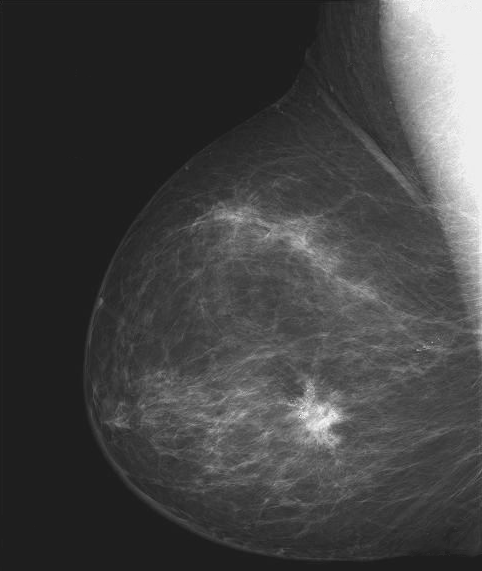
%> input picture Lab3-Intensity-transformation-main/assets/breastXray.tif, 482 x 571 px
$ octave Lab3.m   (GNU Octave 9; MATLAB toolbox functions it lacks are replaced by stand-ins)
%> lines starting %> are read from the running program, lines starting %| are printed output that depends on the picture
%% Task 1 - Check what is on image file breastXray.tif stored in the assets folder and read the image data into the matrix f, and display it:

clear all
imfinfo('assets/breastXray.tif')
f = imread('assets/breastXray.tif');
%> f is the input picture: size 571x482 uint8; min 21, max 255, mean 66.7
imshow(f)
%% Check the dimension of f on the right window pane of Matlab. Examine the image data stored:

f(3,10)             % print the intensity of pixel(3,10)
%> ans = 28
imshow(f(1:241,:))  % display only top half of the image

%% Show only right side of image

imshow(f(:, (482/2):end))
%% To find the maximum and minimum intensity values of the image, do this:

[fmin, fmax] = bounds(f(:))
%> fmin = 21; fmax = 255
%% To compute the negative image and display both the original and the negative image side-by-side, do this:

g1 = imadjust(f, [0 1], [1 0]);
figure              % open a new figure window
montage({f, g1})

%% Gamma correct

g2 = imadjust(f, [0.5 0.75], [0 1]);
g3 = imadjust(f, [ ], [ ], 2);
figure
montage({g2,g3})

%% Task 2 - Contour Stretching

clear all       % clear all variables
close all       % close all figure windows
f = imread('assets/bonescan-front.tif');
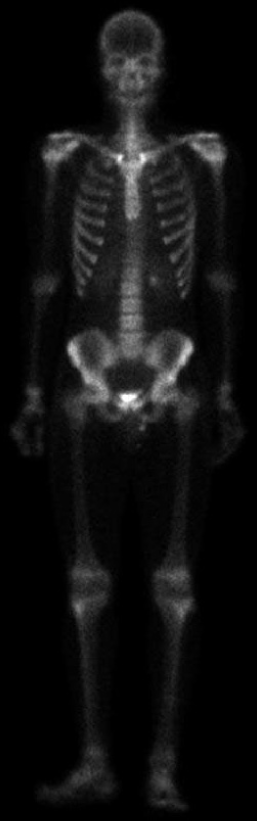
%> input picture Lab3-Intensity-transformation-main/assets/bonescan-front.tif, 513 x 1641 px (shown at 1/2 size)
%> f is the input picture: size 1641x513 uint8; min 0, max 255, mean 16.7
r = double(f);  % uint8 to double conversion
k = mean2(r);   % find mean intensity of image
%> k = 16.73
E = 0.9;
s = 1 ./ (1.0 + (k ./ (r + eps)) .^ E);
g = uint8(255*s);
imshowpair(f, g, "montage")

%% Task 3 - Contrast Enhancement using Histogram

clear all       % clear all variable in workspace
close all       % close all figure windows
f=imread('assets/pollen.tif');
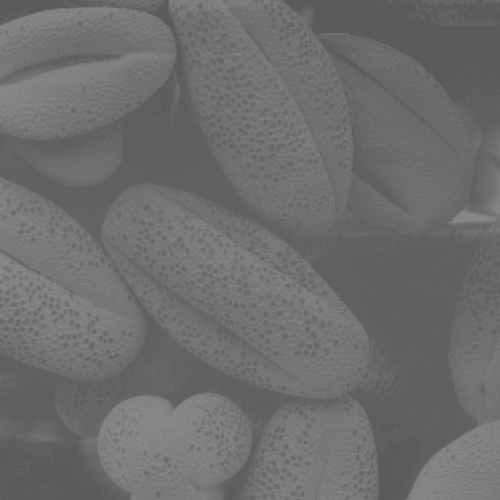
%> input picture Lab3-Intensity-transformation-main/assets/pollen.tif, 500 x 500 px
%> f is the input picture: size 500x500 uint8; min 91, max 138, mean 109.1
imshow(f)
figure          % open a new figure window
imhist(f);      % calculate and plot the histogram
%> figure, not shown here; highest point at x = 96, y = 19078

%% Stretch intensity

close all
g=imadjust(f,[0.3 0.55]);
%> g: size 500x500 uint8
montage({f, g})     % display list of images side-by-side
figure
imhist(g);
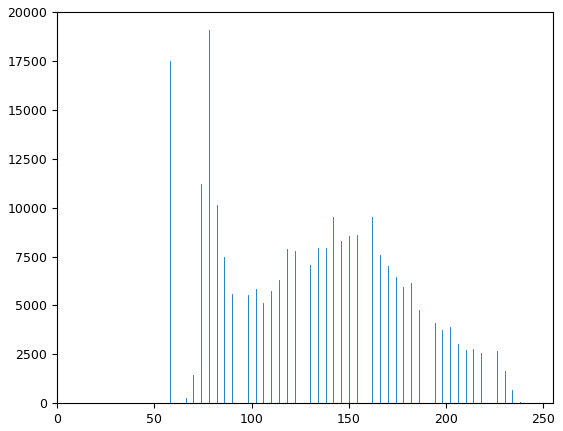
%> figure redrawn from the program's plot data; highest point at x = 78, y = 19078

%% Histogram, PDF and CDF

g_pdf = imhist(g) ./ numel(g);  % compute PDF
%> g_pdf = 256 values, max 0.0763 at index 79, min 0 at index 1, mean 0.00391
g_cdf = cumsum(g_pdf);          % compute CDF
%> g_cdf = 256 values from 0 to 1
close all                       % close all figure windows
imshow(g);
subplot(1,2,1)                  % plot 1 in a 1x2 subplot
plot(g_pdf)
subplot(1,2,2)                  % plot 2 in a 1x2 subplot
plot(g_cdf)
%> figure, not shown here; panel 1: curve peaks at x = 79, y = 0.0763; panel 2: curve peaks at x = 247, y = 1

%% Histogram Equalization

x = linspace(0, 1, 256);    % x has 256 values equally spaced
                            %  .... between 0 and 1
figure
plot(x, g_cdf)
axis([0 1 0 1])             % graph x and y range is 0 to 1
set(gca, 'xtick', 0:0.2:1)  % x tick marks are in steps of 0.2
set(gca, 'ytick', 0:0.2:1)
xlabel('Input intensity values', 'fontsize', 9)
ylabel('Output intensity values', 'fontsize', 9)
title('Transformation function', 'fontsize', 12)
%> figure, not shown here; curve peaks at x = 0.965, y = 1

%% Provide plots of all three images and their histogram

h = histeq(g,256);              % histogram equalize g
close all
montage({f, g, h})
figure;
subplot(1,3,1); imhist(f);
subplot(1,3,2); imhist(g);
subplot(1,3,3); imhist(h);

%% Task 4 - Noise reduction with lowpass filter

% import X-ray image of printed circuit board:

clear all
close all
f = imread('assets/noisyPCB.jpg');
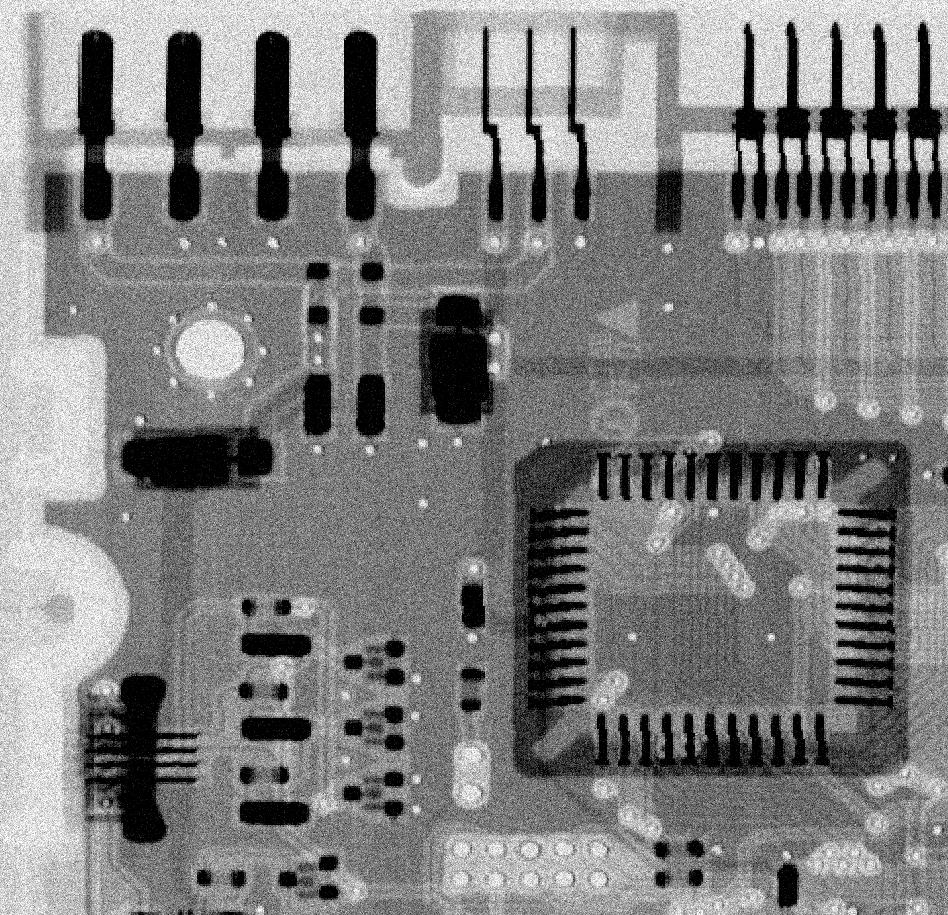
%> input picture Lab3-Intensity-transformation-main/assets/noisyPCB.jpg, 948 x 915 px
%> f is the input picture: size 915x948 uint8; min 0, max 255, mean 128
imshow(f)

%% Reduce the noise by using Box and the Gaussian filters
% Use the function fspecial to produce a 9x9 averaging filter kernel _ and a 7 x 7 Gaussian kernel with sigma = 0.5 as shown below:


w_box = fspecial('average', [1 10]);
w_gauss = fspecial('Gaussian', [10 10], 5);

g_box = imfilter(f, w_box, 0);
g_gauss = imfilter(f, w_gauss, 0);
figure
montage({f, g_box, g_gauss})

%% Task 5 - Median Filtering

g_median = medfilt2(f, [7 7], 'zero');
figure; montage({f, g_median})

%% Task 6 - the goal is to make the moon photo sharper so that the craters can be observed better.

% load moon.tif

t = imread('moon.tif');
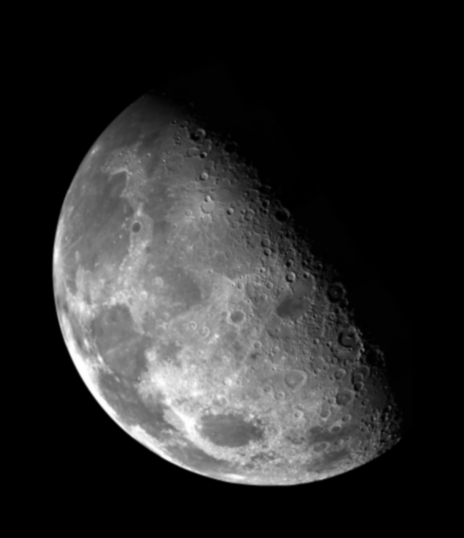
%> input picture Lab3-Intensity-transformation-main/assets/moon.tif, 464 x 538 px
%> t is the input picture: size 538x464 uint8; min 0, max 254, mean 42.6
imshow(t)

%%
% improve image

% Apply a sharpening filter to enhance the moon image
h_sharpen = fspecial('unsharp');
t_sharpened = imfilter(t, h_sharpen);
figure; montage({t, t_sharpened});

%%

% Apply a Laplacian filter to enhance edges in the moon image
h_laplacian = fspecial('laplacian', 0.2);
t_laplacian = imfilter(t, h_laplacian);
figure; montage({t, t_laplacian});

%% Task 7 - Lake

lt = imread(['./assets/lake&tree.png']);
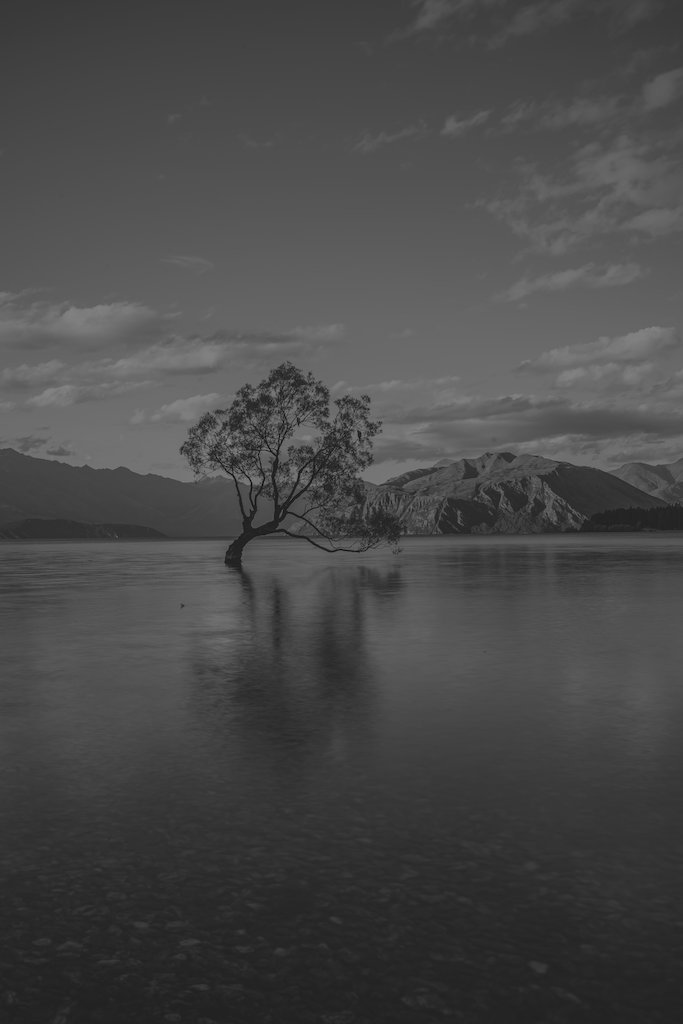
%> input picture Lab3-Intensity-transformation-main/assets/lake&tree.png, 683 x 1024 px
%> lt is the input picture: size 1024x683 uint8; min 0, max 135, mean 72.5
imshow(lt)

%%

% improve contrast with imadjust
lt_adjusted = imadjust(lt, [0.0 0.5], [0 1]); % Adjust contrast of the lake image
figure; montage({lt, lt_adjusted}); % Display original and adjusted images side-by-side
%> after `montage({lt, lt_adjusted})`:
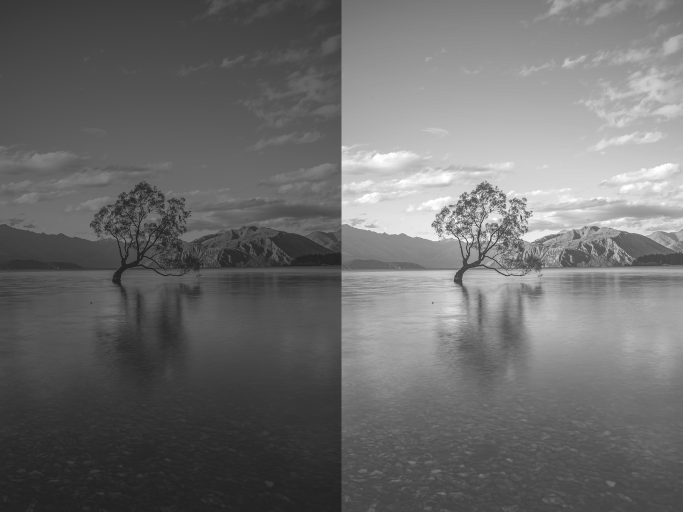
%> displayed picture: size 1024x1366, on the screen's scale of 0 to 255 (shown at 1/2 size); min 0, max 255, mean 108.7

%%

% Read the circles image and apply Sobel filter for edge detection
%> (the run ends here)
